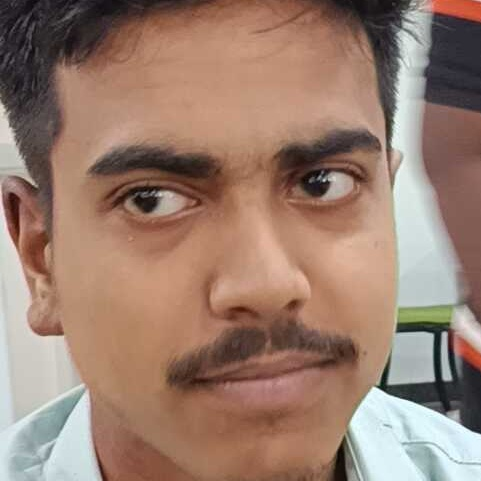
#> input picture Face Detection/images/deepak__1.jpg, 481 x 481 px; its folder holds 4 pictures in this run
$ python consolidated_data.py
#> lines starting #> are read from the running program, lines starting #| are printed output that depends on the picture
import cv2
import os
import pickle
import numpy as np

data_dir = os.path.join(os.getcwd(),'Clean Data')
img_dir = os.path.join(os.getcwd(),'images')

print(os.getcwd())

image_data = []
labels = []

for i in os.listdir(img_dir):
    image = cv2.imread(os.path.join(img_dir,i))
#> image is the input picture: shape (481, 481, 3); mean B, G, R 111.3, 126.2, 154.9
    image = cv2.resize(image,(100,100))
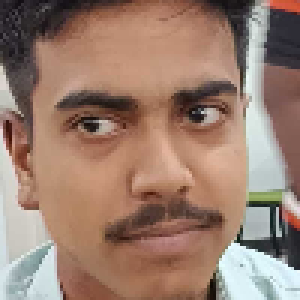
#> image: shape (100, 100, 3) (shown 3 times larger); mean B, G, R 111.2, 126.1, 154.8
    image = cv2.cvtColor(image,cv2.COLOR_BGR2GRAY)
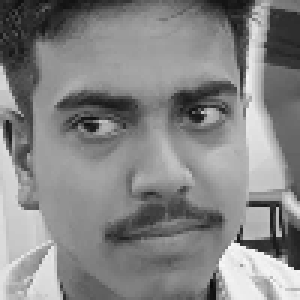
#> image: shape (100, 100) (shown 3 times larger); min 9, max 248, mean 133
    image_data.append(image)
    labels.append(str(i).split("_")[0])
#> pass 2 of the loop `for i in os.listdir(img_dir):`:
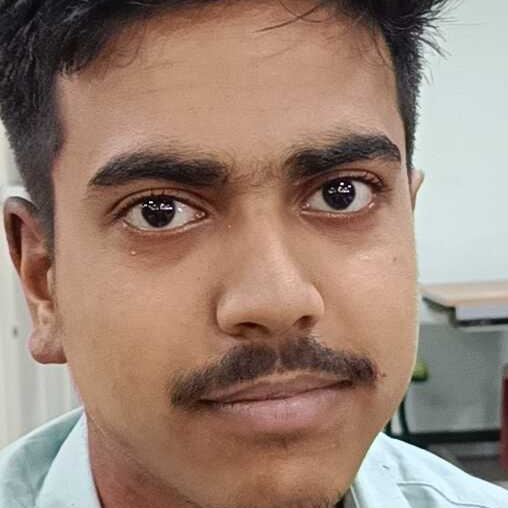
#> input picture Face Detection/images/deepak__10.jpg, 508 x 508 px
#> image is the input picture: shape (508, 508, 3); mean B, G, R 116, 129.9, 153.7
#> `image = cv2.resize(image,(100,100))`:
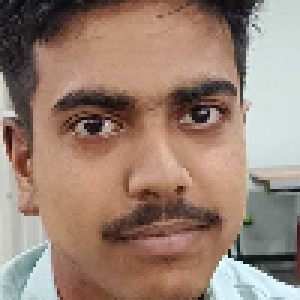
#> image: shape (100, 100, 3) (shown 3 times larger); mean B, G, R 115.8, 129.7, 153.6
#> `image = cv2.cvtColor(image,cv2.COLOR_BGR2GRAY)`:
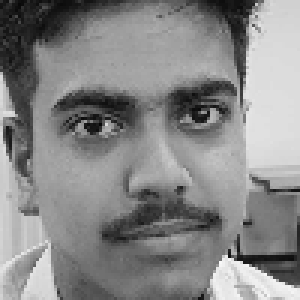
#> image: shape (100, 100) (shown 3 times larger); min 6, max 248, mean 135.3
#> pass 3 of the loop `for i in os.listdir(img_dir):`:
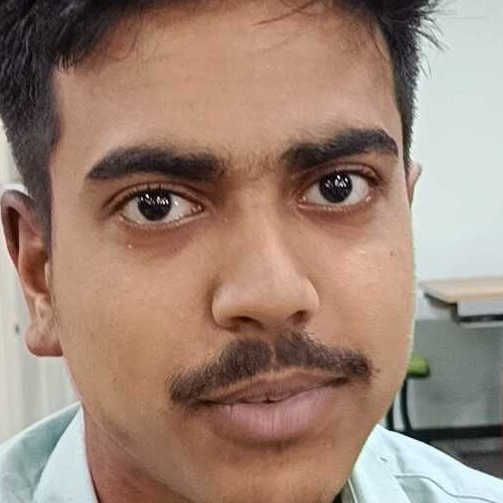
#> input picture Face Detection/images/deepak__11.jpg, 503 x 503 px
#> image is the input picture: shape (503, 503, 3); mean B, G, R 117.2, 132, 157.3
#> `image = cv2.resize(image,(100,100))`:
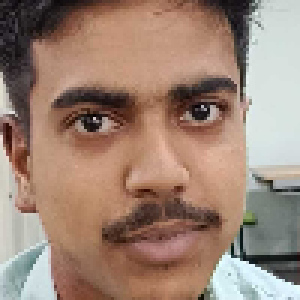
#> image: shape (100, 100, 3) (shown 3 times larger); mean B, G, R 117.1, 131.8, 157.1
#> `image = cv2.cvtColor(image,cv2.COLOR_BGR2GRAY)`:
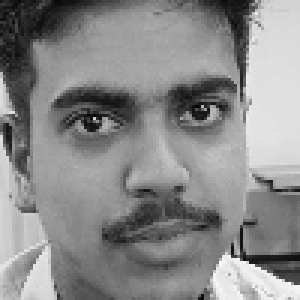
#> image: shape (100, 100) (shown 3 times larger); min 4, max 247, mean 137.7
#> the loop made 4 passes; the first 3 are shown

image_data = np.array(image_data)
labels = np.array(labels)


import matplotlib.pyplot as plt
#> (the run stopped early here; a loop or call above may not have finished)
